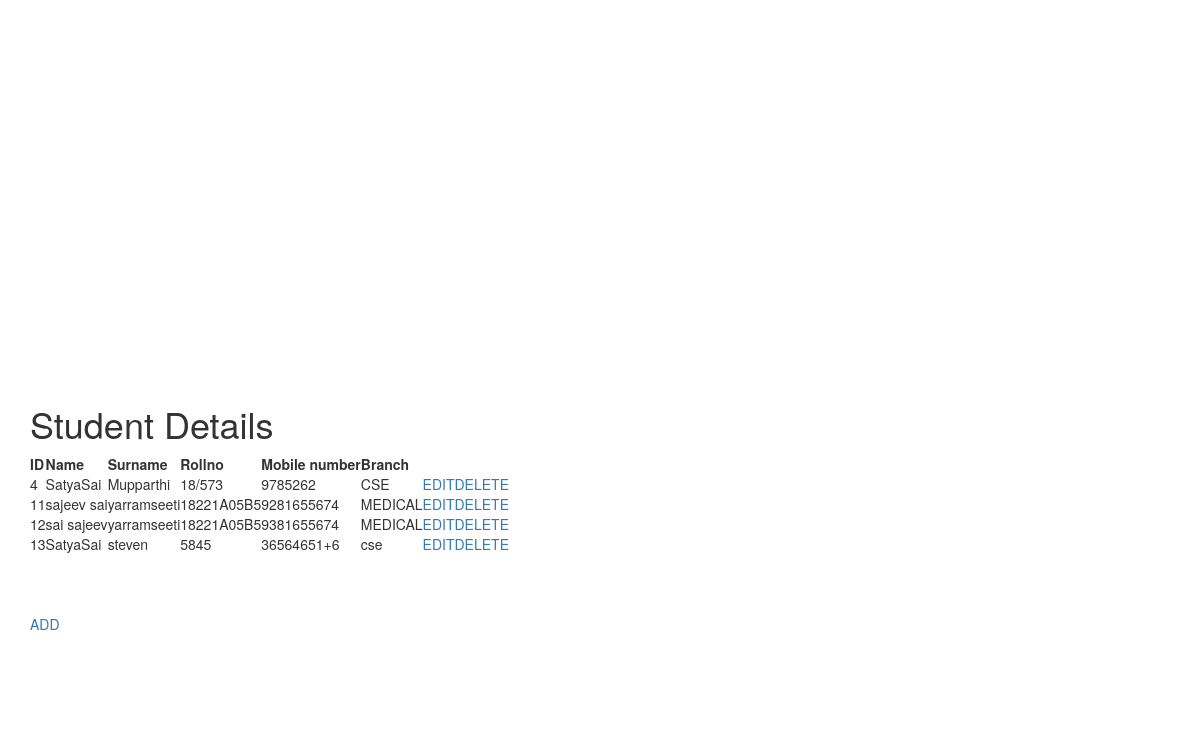
The page /show_data on the database its author committed.
### project_database.py (models this page shows)
class Registor(Base):
	__tablename__='registor'
	id=Column(Integer,primary_key=True)
	name=Column(String(250), nullable=False)
	surname=Column(String(100), nullable=False)
	roll_no=Column(String(50), nullable=False)
	mobile=Column(String(50), nullable=False)
	branch=Column(String(100), nullable=False)

### info1.py (the view)
@app.route("/show_data")
def showData():
	registor=session.query(Registor).all()
	return render_template('show.html',register=registor)

### templates/show.html (shortened to what this page needs)
<!DOCTYPE html>
<html>
<head>
	<link rel="stylesheet" type="text/css" href="{{url_for('static',filename='css/style.css')}}"/>
  <link rel="stylesheet" href="https://maxcdn.bootstrapcdn.com/bootstrap/3.4.0/css/bootstrap.min.css">
</head>
<body>
	<div class="container">
	<h1><marquee>Student Details</marquee></h1>
	<table class ="table-c">
		<tr class="danger">
			<th>ID</th>
			<th>Name</th>
			<th>Surname</th>
			<th>Rollno</th>
			<th>Mobile number</th>
			<th>Branch</th>
		</tr>
		{% for r in register %}
		<tr>
			<td class="warning">{{r.id}}</td>
			<td class="info">{{r.name}}</td>
			<td class="active">{{r.surname}}</td>
			<td class="success">{{r.roll_no}}</td>
			<td class="info">{{r.mobile}}</td>
			<td class="warning">{{r.branch}}</td>
			<td><a href="{{url_for('editData',register_id=r.id)}}">EDIT</a></td>
			<td><a href="{{url_for('deleteData',register_id=r.id)}}">DELETE</a></td>
		</tr>
		{% endfor %}
	</table>
	<br><br><br>
	<a href="{{url_for('addData')}}">ADD</a>
</div>
</body>
</html>

### static/css/style.css (style rules this page uses)
body { background: powderblue; }
.container { background: white; width: 50%; margin: 25%; padding: 7%; box-shadow: 2px 2px 2px 2px, red; border-radius: 2%; }

### rows shown on the page
Registor: id "4", name "SatyaSai", surname "Mupparthi", roll_no "18/573", mobile "9785262", branch "CSE"
Registor: id "11", name "sajeev sai", surname "yarramseeti", roll_no "18221A05B5", mobile "9281655674", branch "MEDICAL"
Registor: id "12", name "sai sajeev", surname "yarramseeti", roll_no "18221A05B5", mobile "9381655674", branch "MEDICAL"
Registor: id "13", name "SatyaSai", surname "steven", roll_no "5845", mobile "36564651+6", branch "cse"
